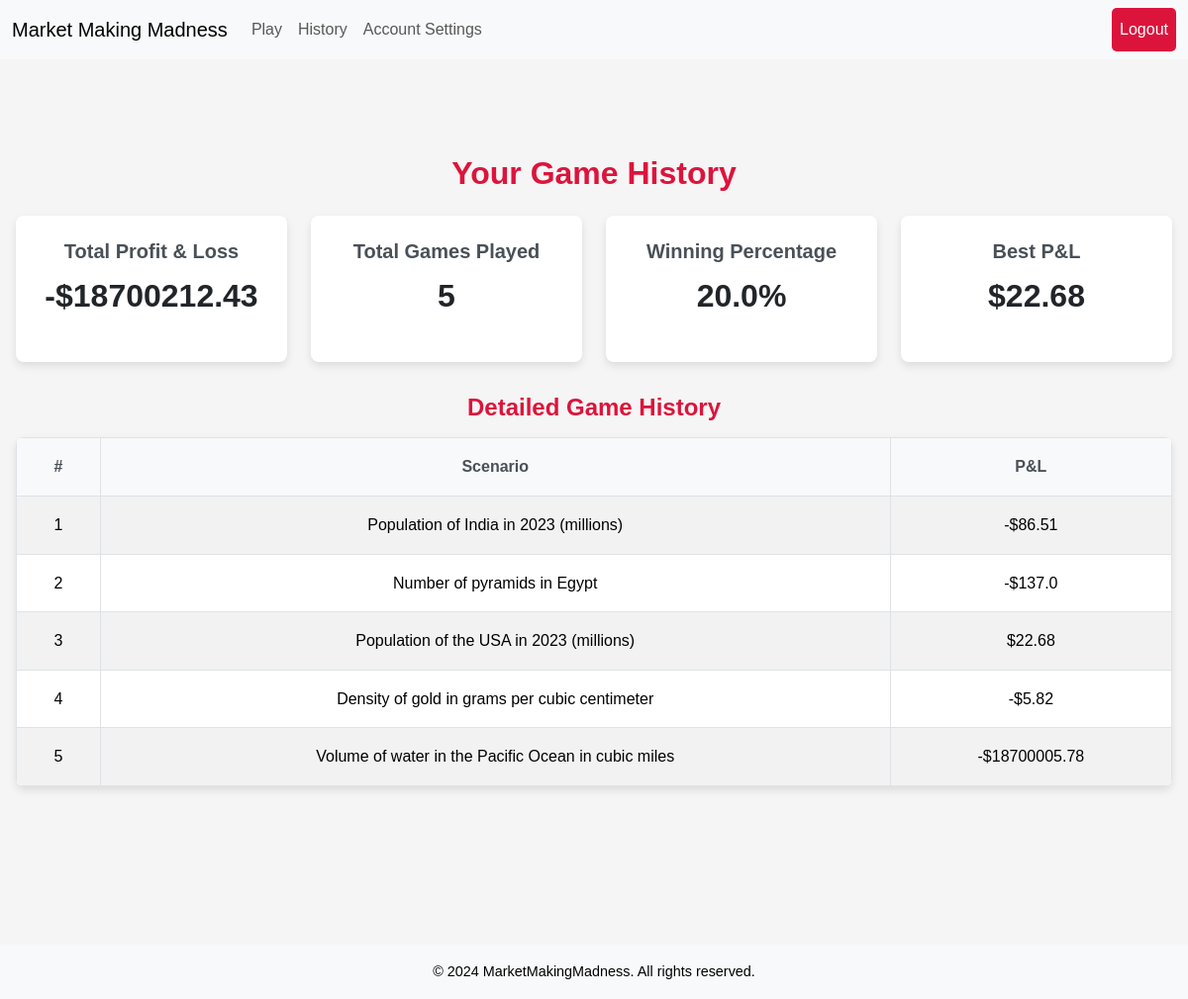
Page /history (signed in) on the earlier database version.
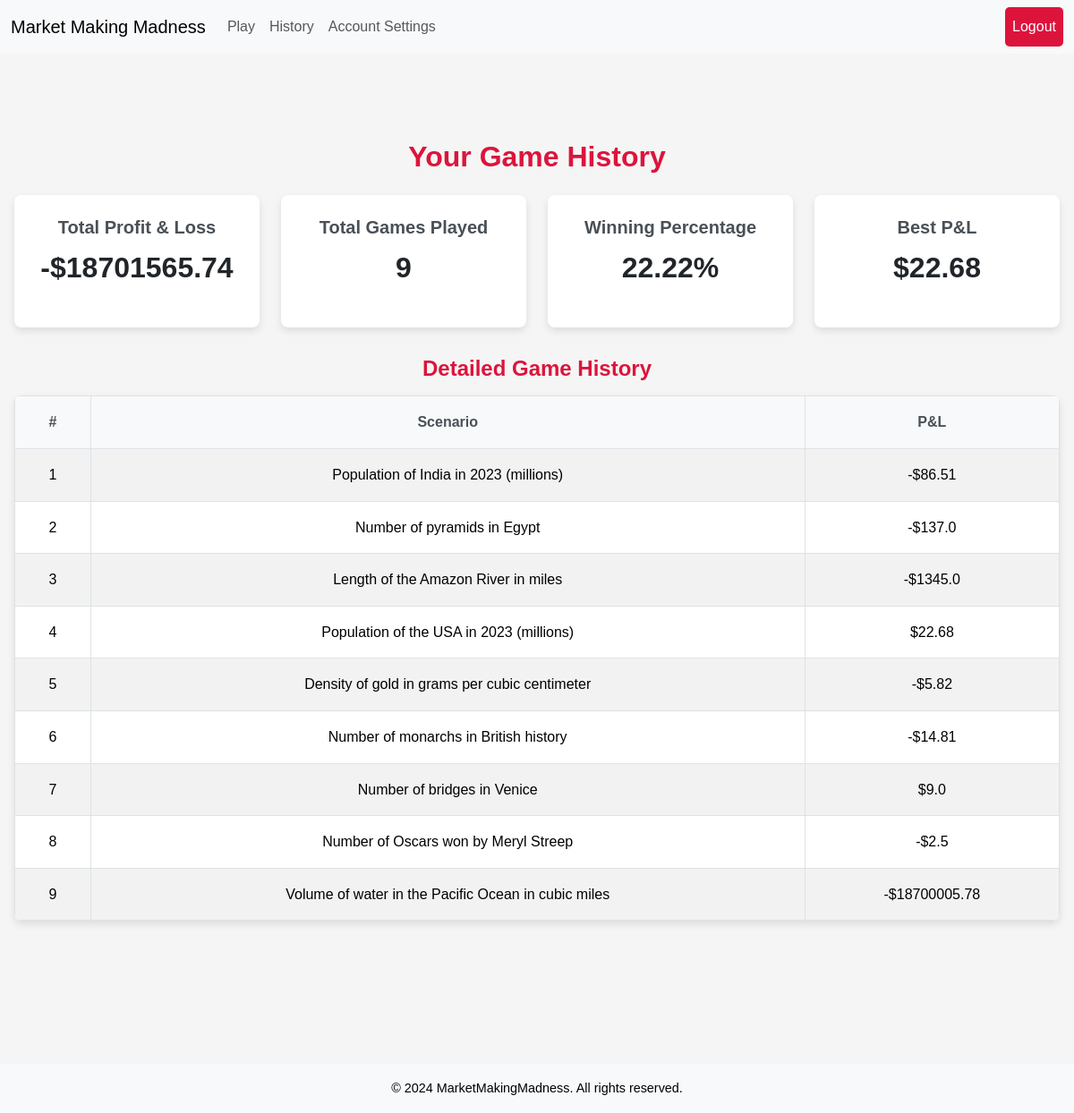
Same page on the later database version.
### tables this page shows
CREATE TABLE game_results (
    id INTEGER PRIMARY KEY AUTOINCREMENT,
    user_id INTEGER NOT NULL,
    game_id INTEGER NOT NULL,
    scenario TEXT NOT NULL,
    pnl REAL NOT NULL,
    accuracy REAL NOT NULL,
    time_taken REAL NOT NULL,
    created_at TIMESTAMP DEFAULT CURRENT_TIMESTAMP
, trades_completed INTEGER DEFAULT 0);

### app.py (the view)
@app.route("/history")
@login_required
def history():
    user_id = session["user_id"]
    stats = db.execute("""
        SELECT
            IFNULL(SUM(pnl), 0) AS total_pnl,
            IFNULL(COUNT(id), 0) AS total_games,
            IFNULL(MAX(pnl), 0) AS best_pnl
        FROM game_results
        WHERE user_id = :user_id
    """, user_id=user_id)[0]
    total_games = stats["total_games"]
    total_wins = db.execute(
        "SELECT COUNT(id) FROM game_results WHERE user_id = :user_id AND pnl > 0", user_id=user_id)[0]["COUNT(id)"]
    winning_percentage = (total_wins / total_games * 100) if total_games > 0 else 0
    games = db.execute("""
        SELECT scenario, pnl
        FROM game_results
        WHERE user_id = :user_id
        ORDER BY created_at DESC
""", user_id=user_id)
    return render_template(
        "history.html",
        total_pnl=round(stats["total_pnl"], 2),
        total_games=total_games,
        best_pnl=stats["best_pnl"],
        winning_percentage=round(winning_percentage, 2),
        games=games
    )

### app.py (called while the page is built)
def login_required(f):
    @wraps(f)
    def decorated_function(*args, **kwargs):
        if session.get("user_id") is None:
            return redirect("/login")
        return f(*args, **kwargs)
    return decorated_function

@app.after_request
def after_request(response):
    response.headers["Cache-Control"] = "no-cache, no-store, must-revalidate"
    response.headers["Expires"] = 0
    response.headers["Pragma"] = "no-cache"
    return response

### templates/history.html (shortened to what this page needs)
{% extends "layout.html" %}
{% block styles %}
    <link rel="stylesheet" href="{{ url_for('static', filename='history.css') }}">
{% endblock %}
{% block main %}
    <div class="history-container">
        <section class="history-stats">
            <h1>Your Game History</h1>
            <div class="stats-grid">
                <div class="stat-card">
                    <h2>Total Profit & Loss</h2>
                    <p class="stat-value">
                        {% if total_pnl >= 0 %}
                            ${{ total_pnl | round(2) }}
                        {% else %}
                            -${{ total_pnl|abs | round(2) }}
                        {% endif %}</p>
                </div>
                <div class="stat-card">
                    <h2>Total Games Played</h2>
                    <p class="stat-value">{{ total_games }}</p>
                </div>
                <div class="stat-card">
                    <h2>Winning Percentage</h2>
                    <p class="stat-value">{{ winning_percentage }}%</p>
                </div>
                <div class="stat-card">
                    <h2>Best P&L</h2>
                    <p class="stat-value">{% if best_pnl >= 0 %}
                        ${{ best_pnl | round(2) }}
                    {% else %}
                        -${{ best_pnl|abs | round(2) }}
                    {% endif %}</p>
                </div>
            </div>
        </section>
        <section class="game-history">
            <h2>Detailed Game History</h2>
            <table class="table table-striped">
                <thead>
                    <tr>
                        <th>#</th>
                        <th>Scenario</th>
                        <th>P&L</th>
                    </tr>
                </thead>
                <tbody>
                    {% for game in games %}
                        <tr>
                            <td>{{ loop.index }}</td>
                            <td>{{ game.scenario }}</td>
                            <td>
                                {% if game.pnl >= 0 %}
                                    ${{ game.pnl | round(2) }}
                                {% else %}
                                    -${{ game.pnl|abs | round(2) }}
                                {% endif %}
                            </td>
                        </tr>
                    {% endfor %}
                </tbody>
            </table>
        </section>
    </div>
{% endblock %}

Differences in the rows shown:
added game_results: scenario "Length of the Amazon River in miles", pnl|abs "1345.0"
added game_results: scenario "Number of monarchs in British history", pnl|abs "14.81"
added game_results: scenario "Number of bridges in Venice", pnl "9.0"
added game_results: scenario "Number of Oscars won by Meryl Streep", pnl|abs "2.5"
Other differences:
{{ total_pnl|abs | round(2) }}: "18700212.43" → "18701565.74"
{{ total_games }}: "5" → "9"
{{ winning_percentage }}: "20.0" → "22.22"
